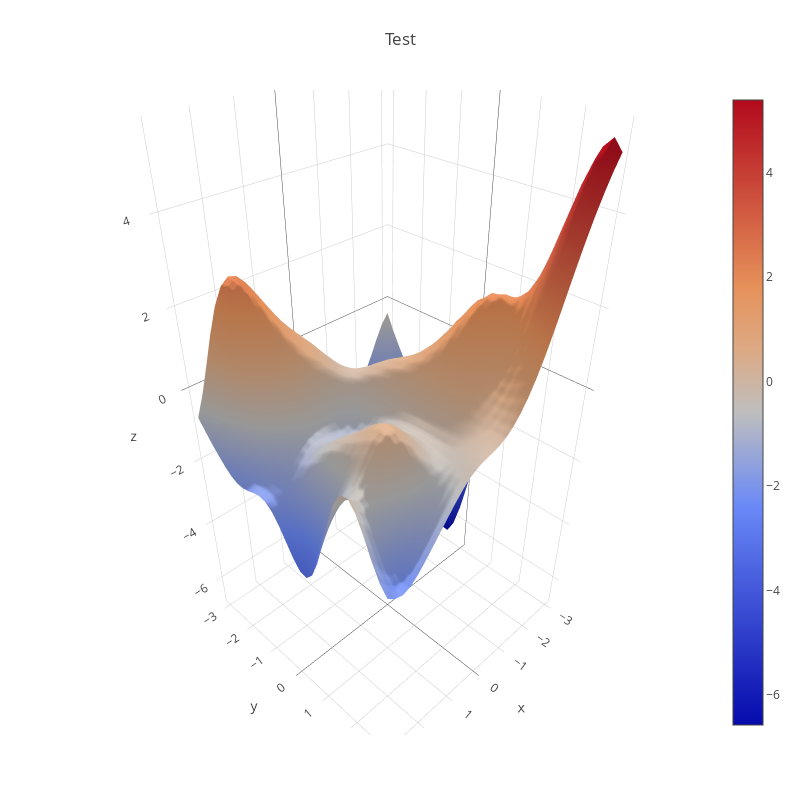

The notebook cell saved with this chart:
### Code cell
import plotly
import plotly.graph_objs as go

plotly.offline.init_notebook_mode(connected=True)

k = build_kernel()
xx2, yy2 = np.mgrid[-3:3:30j, -3:3:30j]
X2 = np.vstack((xx2.flatten(), yy2.flatten())).T
K2 = k.K(X2)
s2 = np.random.multivariate_normal(np.zeros(X2.shape[0]), K2)

data = [go.Surface(x = xx2, y = yy2, z = s2.reshape(*xx2.shape))]
layout = go.Layout(
    title='Test',
    autosize=False,
    width=800,
    height=800,
    margin=dict(
        l=65,
        r=50,
        b=65,
        t=90
    )
)
fig = go.Figure(data=data, layout=layout)
plotly.offline.iplot(fig, filename='test-3d-surface')

### Figure 1 — Plotly figure (JSON) as saved in the notebook; plotly's stock layout.template omitted (floating-point values rounded to 4 significant figures; data arrays with more than 128 entries replaced by an {"elided": "..."} marker saying what was removed)
{"data": [{"type": "surface", "x": {"elided": "30x30 float values"}, "y": {"elided": "30x30 float values"}, "z": {"elided": "30x30 float values"}}], "layout": {"autosize": false, "height": 800, "margin": {"b": 65, "l": 65, "r": 50, "t": 90}, "title": "Test", "width": 800}}
